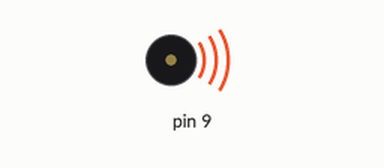
This sketch was run on a simulated Arduino Uno, built with avr-gcc and run on an emulated ATmega328P. Shown: buzzer (waves = sounding).

Above: at 0.1 s.
Timing chart, 0 to 1.6 s (numbered marks = the images above):
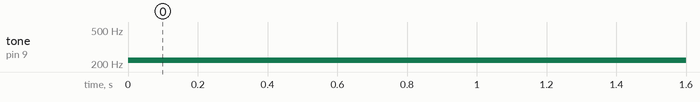

Measured:
- by itself, tone on pin 9: silent → 220 Hz at 0.00 s

The sketch:

NOTA_LA2.ino
```cpp
/* UNIVERSIDADE FEDERAL RURAL DO SEMI-ARIDO
   CENTRO DE CIENCIAS EXATAS E NATURAIS - CCEN
   ===== FISICA, MUSICA E ROBÓTICA =====
   Teste: Frequencia de Lá2
   */

int NOTA_A2 = 220;

void setup() {
  // nenhuma configuracao inicial
}

void loop() {
  tone(9, NOTA_A2);
}
```
